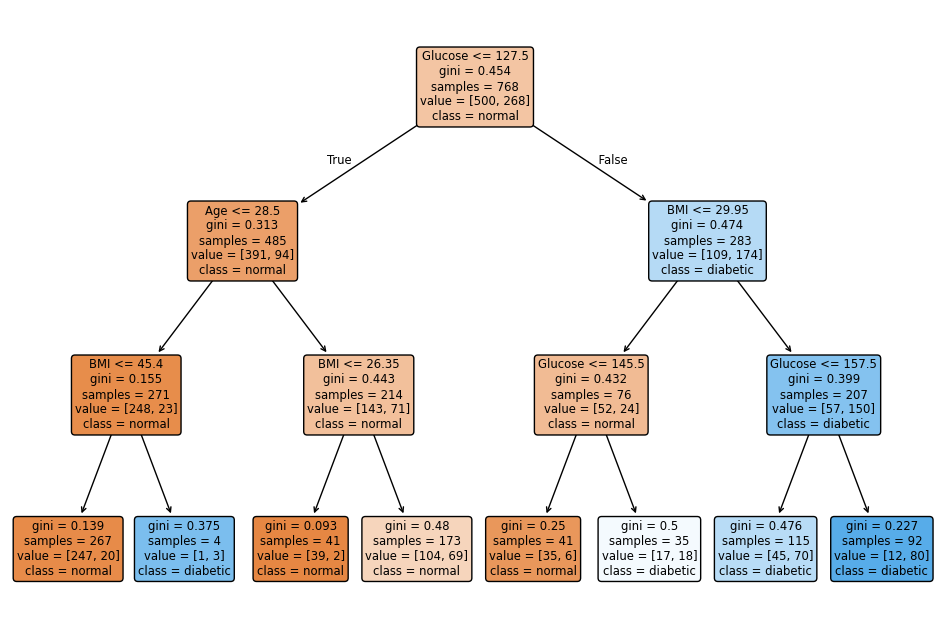

Reproduce this figure in Python.
import matplotlib.pyplot as plt, pandas as pd
from scipy.io.arff import loadarff
from sklearn.tree import DecisionTreeClassifier, plot_tree

# Load the dataset
data = loadarff('./diabetes.arff')
df = pd.DataFrame(data[0])

# Separate features and target variable
df["Outcome"] = df["Outcome"].str.decode("utf-8")
X, y = df.drop("Outcome", axis=1), df["Outcome"]

# Create and train the decision tree classifier
tree = DecisionTreeClassifier(max_depth=3, random_state=1)
tree.fit(X, y)

# Plot the decision tree
plt.figure(figsize=(12, 8))
plot_tree(tree, feature_names=X.columns, class_names=['normal', 'diabetic'], 
          filled=True, rounded=True)
plt.show()
